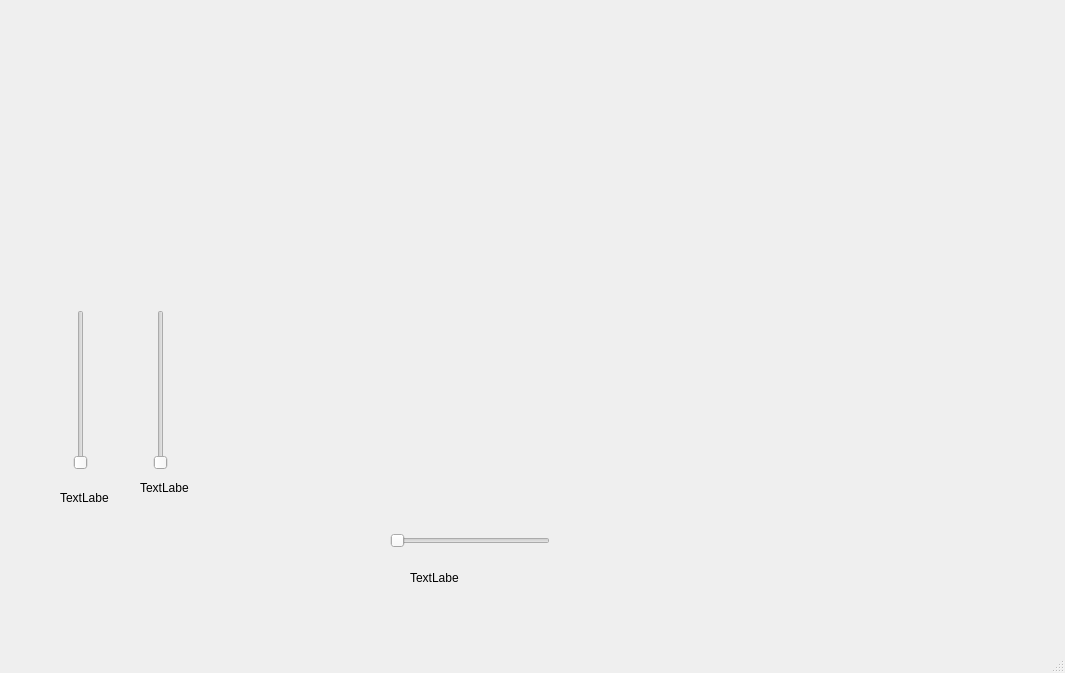
<?xml version="1.0" encoding="UTF-8"?>
<ui version="4.0">
 <class>MainWindow</class>
 <widget class="QMainWindow" name="MainWindow">
  <property name="geometry">
   <rect>
    <x>0</x>
    <y>0</y>
    <width>1065</width>
    <height>673</height>
   </rect>
  </property>
  <property name="windowTitle">
   <string>MainWindow</string>
  </property>
  <widget class="QWidget" name="centralwidget">
   <widget class="QWidget" name="QWebEngineViewMap" native="true">
    <property name="geometry">
     <rect>
      <x>340</x>
      <y>180</y>
      <width>301</width>
      <height>241</height>
     </rect>
    </property>
   </widget>
   <widget class="QSlider" name="HorisontalSlider1">
    <property name="geometry">
     <rect>
      <x>390</x>
      <y>530</y>
      <width>160</width>
      <height>22</height>
     </rect>
    </property>
    <property name="maximum">
     <number>100</number>
    </property>
    <property name="orientation">
     <enum>Qt::Horizontal</enum>
    </property>
   </widget>
   <widget class="QSlider" name="VerticalSlider1">
    <property name="geometry">
     <rect>
      <x>70</x>
      <y>310</y>
      <width>22</width>
      <height>160</height>
     </rect>
    </property>
    <property name="maximum">
     <number>50</number>
    </property>
    <property name="orientation">
     <enum>Qt::Vertical</enum>
    </property>
   </widget>
   <widget class="QSlider" name="VerticalSlider2">
    <property name="geometry">
     <rect>
      <x>150</x>
      <y>310</y>
      <width>22</width>
      <height>160</height>
     </rect>
    </property>
    <property name="maximum">
     <number>50</number>
    </property>
    <property name="orientation">
     <enum>Qt::Vertical</enum>
    </property>
   </widget>
   <widget class="QLabel" name="label">
    <property name="geometry">
     <rect>
      <x>170</x>
      <y>430</y>
      <width>49</width>
      <height>16</height>
     </rect>
    </property>
    <property name="text">
     <string/>
    </property>
   </widget>
   <widget class="QLabel" name="VerticalSlideLabel2">
    <property name="geometry">
     <rect>
      <x>140</x>
      <y>480</y>
      <width>49</width>
      <height>16</height>
     </rect>
    </property>
    <property name="text">
     <string>TextLabel</string>
    </property>
   </widget>
   <widget class="QLabel" name="HorisontalLabel1">
    <property name="geometry">
     <rect>
      <x>410</x>
      <y>570</y>
      <width>49</width>
      <height>16</height>
     </rect>
    </property>
    <property name="text">
     <string>TextLabel</string>
    </property>
   </widget>
   <widget class="QLabel" name="VerticalSliderLabel1">
    <property name="geometry">
     <rect>
      <x>60</x>
      <y>490</y>
      <width>49</width>
      <height>16</height>
     </rect>
    </property>
    <property name="text">
     <string>TextLabel</string>
    </property>
   </widget>
  </widget>
  <widget class="QMenuBar" name="menubar">
   <property name="geometry">
    <rect>
     <x>0</x>
     <y>0</y>
     <width>1065</width>
     <height>22</height>
    </rect>
   </property>
  </widget>
  <widget class="QStatusBar" name="statusbar"/>
 </widget>
 <resources/>
 <connections/>
</ui>
